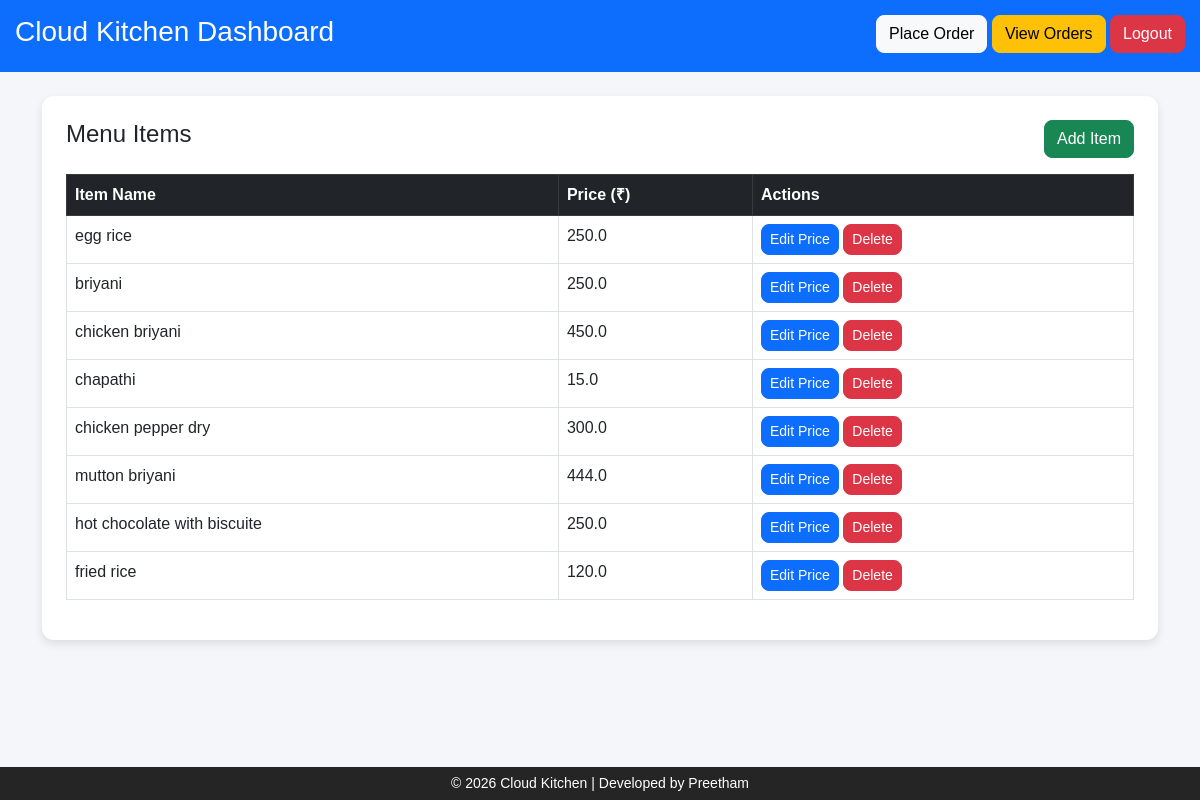
The page / (signed in) on the database as committed earlier.
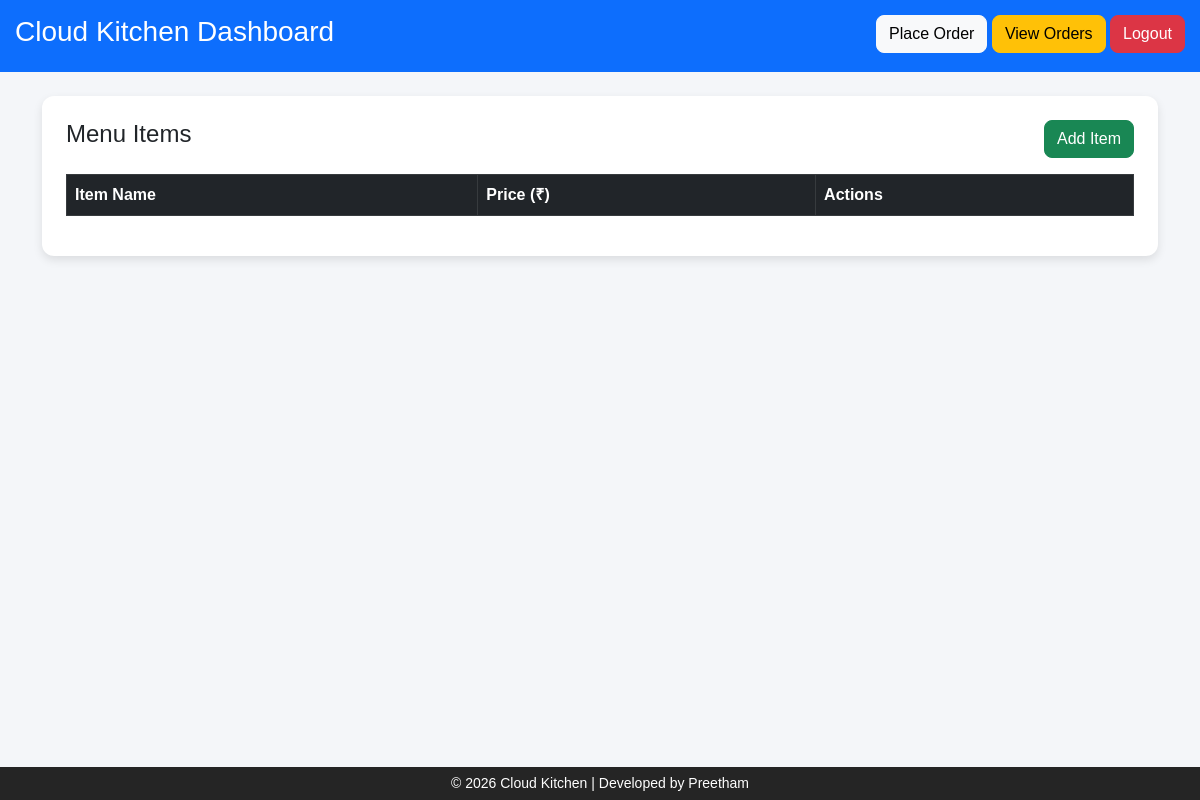
The same page on the database as committed later.
### tables this page shows
CREATE TABLE items(
        id INTEGER PRIMARY KEY AUTOINCREMENT,
        name TEXT,
        price REAL
    );

### app.py (the view)
@app.route("/")
def index():
    if not session.get("admin"):
        return redirect("/login")
    conn = sqlite3.connect(DB_PATH)
    cursor = conn.cursor()
    cursor.execute("SELECT * FROM items")
    items = cursor.fetchall()
    conn.close()
    now = datetime.now()
    current_date = now.strftime("%d %B %Y")
    current_time = now.strftime("%I:%M %p")
    return render_template(
        "index.html",
        items=items,
        current_date=current_date,
        current_time=current_time
    )

### templates/index.html (shortened to what this page needs)
<!DOCTYPE html>
<html>
<head>
<link href="https://cdn.jsdelivr.net/npm/bootstrap@5.3.0/dist/css/bootstrap.min.css" rel="stylesheet">
</head>
<body>
<div class="header d-flex justify-content-between">
<h3>Cloud Kitchen Dashboard</h3>
<div>
<a href="/order" class="btn btn-light">Place Order</a>
<a href="/orders" class="btn btn-warning">View Orders</a>
<a href="/logout" class="btn btn-danger">Logout</a>
</div>
</div>
<div class="container mt-4">
<div class="card p-4">
<div class="d-flex justify-content-between mb-3">
<h4>Menu Items</h4>
<a href="/add" class="btn btn-success">Add Item</a>
</div>
<table class="table table-bordered table-hover">
<thead class="table-dark">
<tr>
<th>Item Name</th>
<th>Price (₹)</th>
<th>Actions</th>
</tr>
</thead>
<tbody>
{% for item in items %}
<tr>
<td>{{ item[1] }}</td>
<td>{{ item[2] }}</td>
<td>
<a href="/edit_price/{{ item[0] }}" class="btn btn-sm btn-primary">Edit Price</a>
<a href="/delete/{{ item[0] }}" class="btn btn-sm btn-danger">Delete</a>
</td>
</tr>
{% endfor %}
</tbody>
</table>
</div>
</div>
<footer>
© 2026 Cloud Kitchen | Developed by Preetham
</footer>
</body>
</html>

### templates/index.html (style rules this page uses)
body { background:#f4f6f9; font-family: Arial; margin-bottom:60px; }
.header { background:#0d6efd; color:white; padding:15px; }
.card { border:none; border-radius:12px; box-shadow:0 4px 10px rgba(0,0,0,0.1); }
.btn { border-radius:8px; }
footer { position:fixed; bottom:0; width:100%; background:black; color:white; text-align:center; padding:6px; font-size:14px; opacity:0.85; }

Rows that differ between the two databases and show on the page:
removed items: name "egg rice", price "250.0"
removed items: name "briyani", price "250.0"
removed items: name "chicken briyani", price "450.0"
removed items: name "chapathi", price "15.0"
removed items: name "chicken pepper dry", price "300.0"
removed items: name "mutton briyani", price "444.0"
removed items: name "hot chocolate with biscuite", price "250.0"
removed items: name "fried rice", price "120.0"
